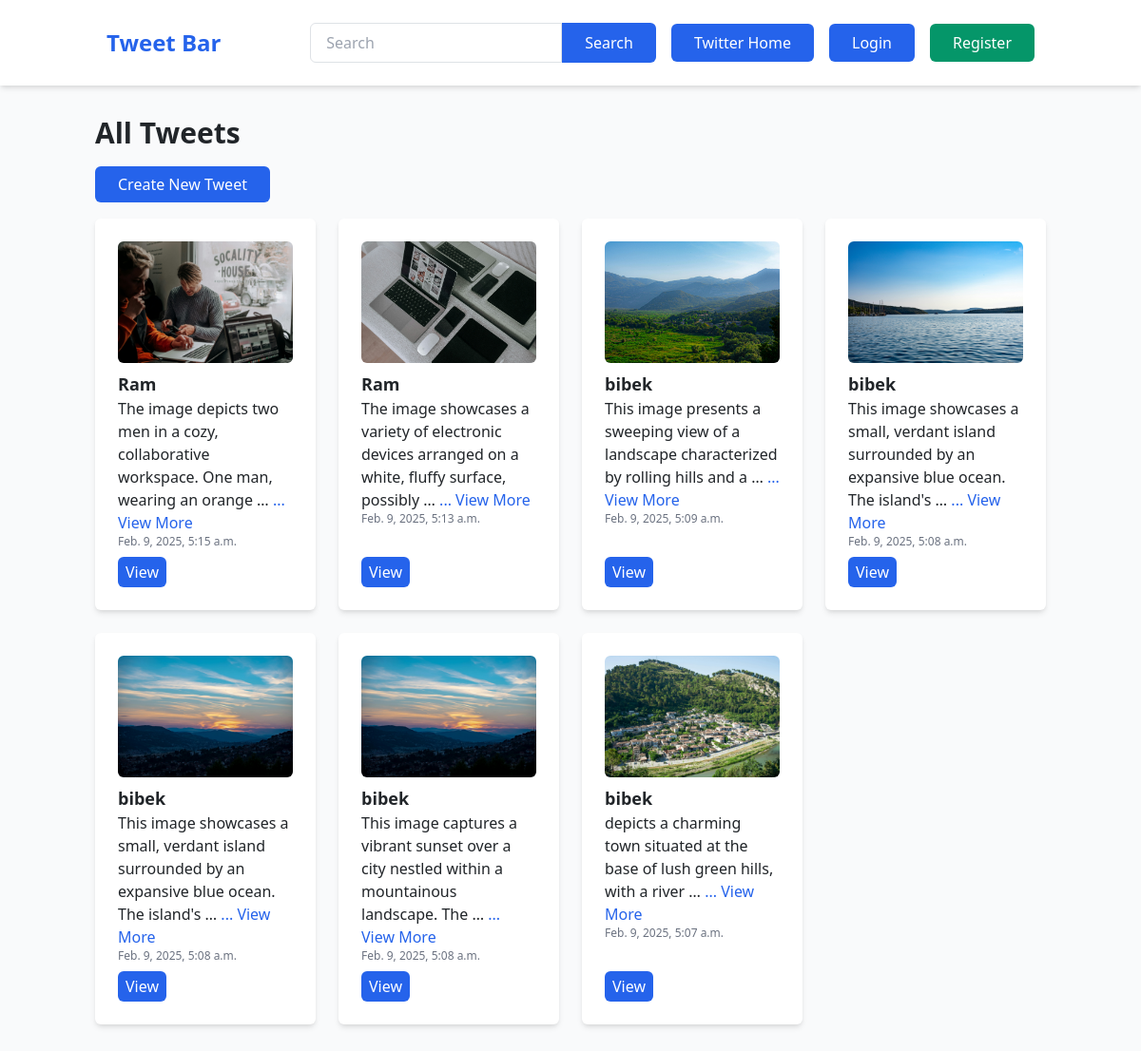
The page / on the database its author committed.
### tweet/models.py (models this page shows, shortened)
class Tweet(models.Model):
    user = models.ForeignKey(User, on_delete=models.CASCADE)
    text = models.TextField()
    photo = models.ImageField(upload_to='photos/')
    created_at = models.DateTimeField(auto_now_add=True)
    updated_at = models.DateTimeField(auto_now=True)

### tweet/views.py (the view)
# urls.py: path('', views.tweet_list, name="tweet_list"),
def tweet_list(request):
    tweets = Tweet.objects.all().order_by('-created_at')
    return render(request, 'tweets/tweet_list.html', {'tweets': tweets})

### tweet/templates/tweets/tweet_list.html (shortened to what this page needs)
{% extends 'layout.html' %}
{% block content %}
<div class="my-8">
    <h1 class="text-3xl font-semibold mb-4">All Tweets</h1>
    <a href="{% url 'tweet_create' %}" class="bg-blue-600 text-white py-2 px-4 rounded-md hover:bg-blue-700">Create New Tweet</a>
    <div class="mt-6 grid grid-cols-1 sm:grid-cols-2 md:grid-cols-3 lg:grid-cols-4 gap-4">
        {% for tweet in tweets %}
        <div class="bg-white p-4 shadow-md rounded-md flex flex-col">
            <div class="flex-shrink-0 mb-2">
                {% if tweet.photo %}
                <img src="{{ tweet.photo.url }}" alt="Tweet Photo" class="w-full h-32 object-cover rounded-md">
                {% endif %}
            </div>
            <div class="flex-1">
                <h3 class="font-semibold text-lg">{{ tweet.user.username }}</h3>
                <p class="text-base">
                    {{ tweet.text|truncatewords:15 }}
                    {% if tweet.text|length > 100 %}
                    <a href="{% url 'tweet_detail' tweet.pk %}" class="text-blue-600 hover:underline cursor-pointer">... View More</a>
                    {% endif %}
                </p>
                <p class="text-gray-500 text-xs">{{ tweet.created_at }}</p>
            </div>
            <div class="flex space-x-2 mt-2">
                <a href="{% url 'tweet_detail' tweet.pk %}" class="bg-blue-600 text-white py-1 px-2 rounded-md hover:bg-blue-700">View</a>
            </div>
        </div>
        {% endfor %}
    </div>
</div>
{% endblock %}

### templates/layout.html (shortened to what this page needs)
{% load static %}
<!DOCTYPE html>
<html lang="en">
<head>
    <link href="https://cdn.jsdelivr.net/npm/bootstrap@5.3.3/dist/css/bootstrap.min.css" rel="stylesheet">
    <link href="https://cdn.jsdelivr.net/npm/tailwindcss@2.2.19/dist/tailwind.min.css" rel="stylesheet">
</head>
<body class="bg-gray-50">
    <nav class="bg-white shadow-md">
        <div class="container mx-auto px-4 py-4 flex justify-between items-center">
            <a class="text-2xl font-bold text-blue-600" href="#">Tweet Bar</a>
            <div class="hidden lg:flex lg:items-center lg:w-auto" id="navbar-content">
                <form class="flex ml-4" role="search">
                    <input class="border rounded-l-md px-3 py-2 focus:outline-none focus:ring-2 focus:ring-blue-500" type="search" placeholder="Search" aria-label="Search">
                    <button class="bg-blue-600 text-white rounded-r-md px-4 py-2 hover:bg-blue-700 transition duration-200" type="submit">Search</button>
                </form>
                <div class="flex ml-4 space-x-4">
                    <a href="{% url 'tweet_list' %}" class="bg-blue-600 text-white py-2 px-4 rounded-md hover:bg-blue-700">Twitter Home</a>
                    {% if user.is_authenticated %}
                        <form method="POST" action="{% url 'logout' %}">
                            {% csrf_token %}
                            <button type="submit" class="bg-red-600 text-white py-2 px-4 rounded-md hover:bg-red-700">
                                Logout
                            </button>
                        </form>
                    {% else %}
                        <a href="{% url 'login' %}" class="bg-blue-600 text-white py-2 px-4 rounded-md hover:bg-blue-700">Login</a>
                        <a href="{% url 'user_register' %}" class="bg-green-600 text-white py-2 px-4 rounded-md hover:bg-green-700">Register</a>
                    {% endif %}
                </div>
            </div>
        </div>
    </nav>
    <div class="container">
        {% block content %}{% endblock %}
    </div>
</body>
</html>

### rows shown on the page
Tweet: photo (picture), user.username "Ram", text "The image depicts two men in a cozy, collaborative workspace. One man, wearing an orange …", shows "... View More", created_at "Feb. 9, 2025, 5:15 a.m."
Tweet: photo (picture), user.username "Ram", text "The image showcases a variety of electronic devices arranged on a white, fluffy surface, possibly …", shows "... View More", created_at "Feb. 9, 2025, 5:13 a.m."
Tweet: photo (picture), user.username "bibek", text "This image presents a sweeping view of a landscape characterized by rolling hills and a …", shows "... View More", created_at "Feb. 9, 2025, 5:09 a.m."
Tweet: photo (picture), user.username "bibek", text "This image showcases a small, verdant island surrounded by an expansive blue ocean. The island's …", shows "... View More", created_at "Feb. 9, 2025, 5:08 a.m."
Tweet: photo (picture), user.username "bibek", text "This image showcases a small, verdant island surrounded by an expansive blue ocean. The island's …", shows "... View More", created_at "Feb. 9, 2025, 5:08 a.m."
Tweet: photo (picture), user.username "bibek", text "This image captures a vibrant sunset over a city nestled within a mountainous landscape. The …", shows "... View More", created_at "Feb. 9, 2025, 5:08 a.m."
Tweet: photo (picture), user.username "bibek", text "depicts a charming town situated at the base of lush green hills, with a river …", shows "... View More", created_at "Feb. 9, 2025, 5:07 a.m."
